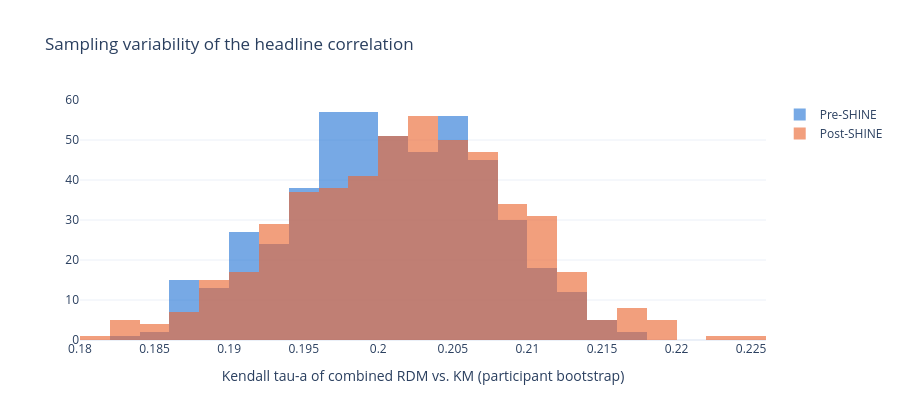

The code cell stored with this chart in its notebook:
### Code cell
fig = go.Figure()
for c in COHORTS:
    b = T["bootstrap"].query("cohort == @c")["kendall_a"]
    fig.add_trace(go.Histogram(x=b, name=LABEL[c], marker_color=COLOR[c], opacity=0.7, nbinsx=30))
fig.update_layout(barmode="overlay", template="plotly_white", height=420,
                  xaxis_title="Kendall tau-a of combined RDM vs. KM (participant bootstrap)",
                  title="Sampling variability of the headline correlation")
fig

### Figure 1 — Plotly figure (JSON) as saved in the notebook; plotly's stock layout.template omitted (floating-point values rounded to 4 significant figures; data arrays with more than 128 entries replaced by an {"elided": "..."} marker saying what was removed)
{"data": [{"marker": {"color": "rgba(42,120,214,0.9)"}, "name": "Pre-SHINE", "nbinsx": 30, "opacity": 0.7, "type": "histogram", "x": {"elided": "500 float values"}}, {"marker": {"color": "rgba(235,104,52,0.9)"}, "name": "Post-SHINE", "nbinsx": 30, "opacity": 0.7, "type": "histogram", "x": {"elided": "500 float values"}}], "layout": {"barmode": "overlay", "height": 420, "title": {"text": "Sampling variability of the headline correlation"}, "xaxis": {"title": {"text": "Kendall tau-a of combined RDM vs. KM (participant bootstrap)"}}}}
